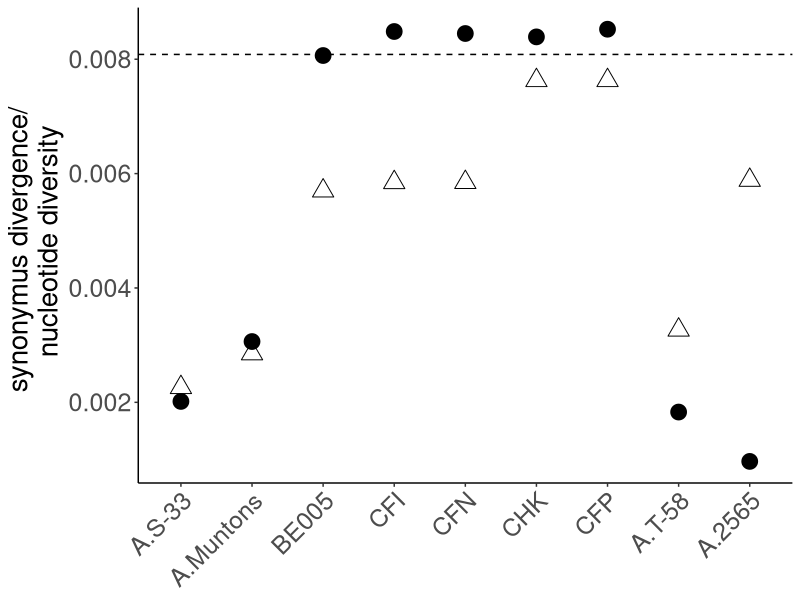
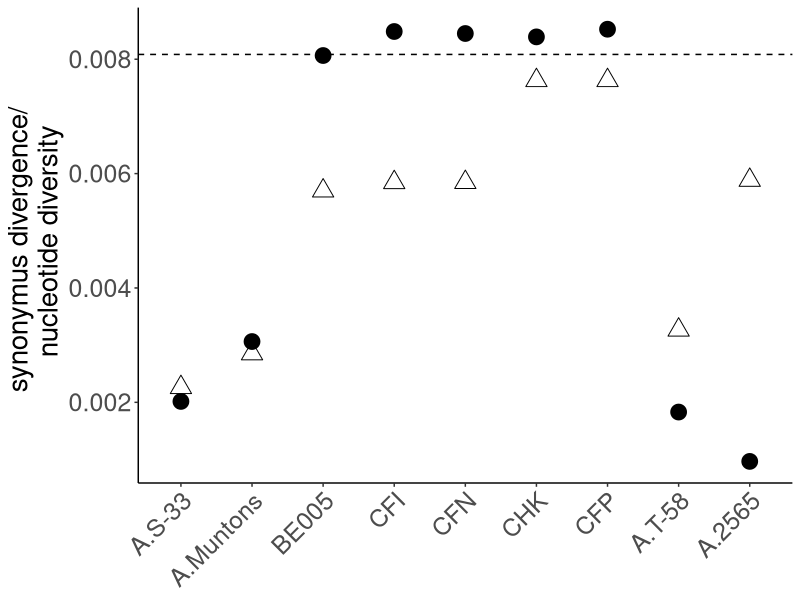

The R source for these figures, in order:
#author:aniafijarczyk
library(ggplot2)
library(dplyr)
library(tidyr)



# Reading files with estimates

dt <- read.table("./input_files/diversity_6041genes.tab", sep = "\t", header = TRUE)
df <- dt %>% filter(Strain != "Jean-Talon")


# Plotting estimates

ds <- df[order(df$Pop),]
ordered <- as.vector(ds$Strain)
df$Strain <- factor(df$Strain, levels = ordered)

p <- ggplot(df) + aes(x = Strain, y = PiW.nt) +
  geom_point(size=5, colour="black") +
  geom_hline(yintercept = as.numeric(dt$PiW.nt[10]), linetype="dashed") +
  geom_point(data=df, aes(x = Strain, y = PiA.nt), size=5, shape=2) +
  labs(y = "synonymus divergence/ \n nucleotide diversity") +
  theme(panel.background = element_blank(),
        panel.grid = element_blank(),
        axis.line = element_line(),
        axis.text.x = element_text(size = 18, angle = 45, hjust=1),
        axis.text.y = element_text(size = 18),
        axis.title.y = element_text(size = 20),
        axis.title.x = element_blank(),
        legend.title = element_blank(),
        legend.position = "top")
p

pdf("plotDiversity.pdf",w=6,h=5)
p
dev.off()

